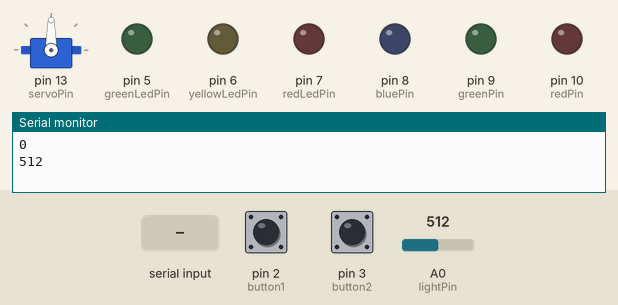
The sketch below on a simulated Arduino Uno, built with avr-gcc and run on an emulated ATmega328P. Parts: servo, output pins drawn as LEDs (lit = HIGH), the last lines printed to the serial monitor. Dashed ring = blinking. The test bench sets the inputs (shaded band); at power-on: pin 2 (button1) HIGH, pin 3 (button2) HIGH, A0 (lightPin) = 512.

Above: at 1.2 s.
1.3 s: pin 2 (button1) pulled LOW for 0.15 s
At 1.55 s:
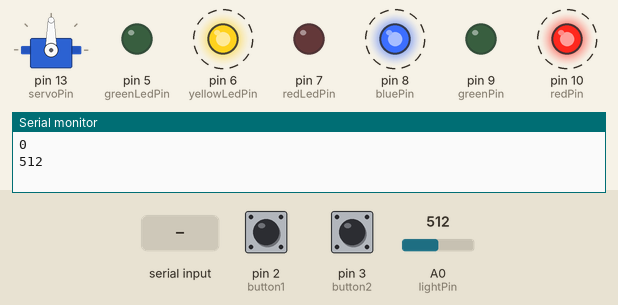
4.3 s: pin 3 (button2) pulled LOW for 0.15 s
At 5.55 s:
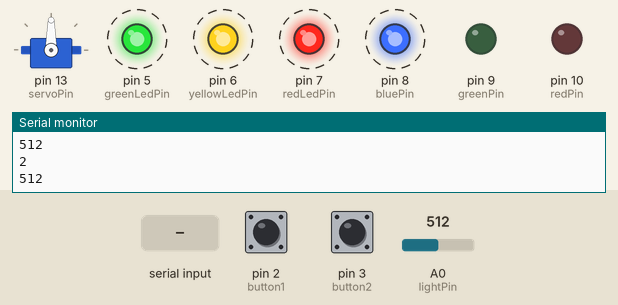
7.3 s: "1" received over Serial
At 8.8 s:
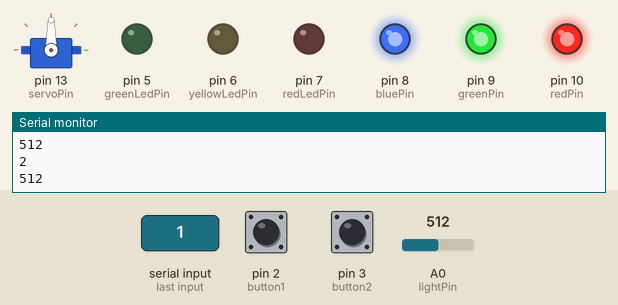
10.3 s: byte 1 (1) received over Serial
At 10.45 s:
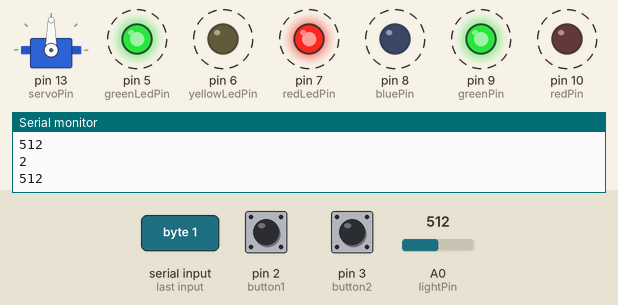
13.3 s: pin 3 (button2) pulled LOW for 1 s
16.3 s: pin 3 (button2) pulled LOW for 3.2 s
Timing chart, 0 to 22.0 s (numbered marks = the images above; inputs shaded):
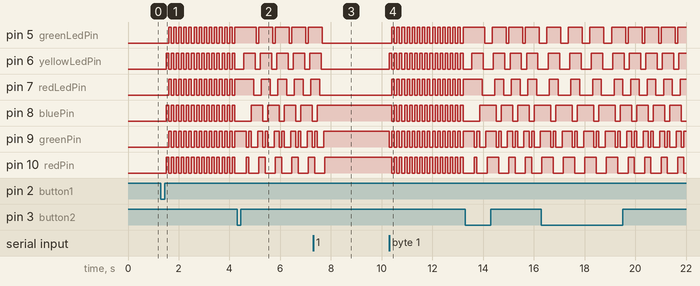

Measured:
- after the input at 1.3 s, pin 5 (greenLedPin), pin 7 (redLedPin), pin 9 (greenPin): alternates HIGH for 0.10 s and LOW for 0.10 s, starting after 0.30 s; pin 6 (yellowLedPin), pin 8 (bluePin), pin 10 (redPin): alternates HIGH for 0.10 s and LOW for 0.10 s, starting after 0.20 s
- after the input at 4.3 s, pin 5 (greenLedPin): alternates HIGH for 0.55 s and LOW for 0.10 s, starting after 0.76 s; pin 6 (yellowLedPin): alternates HIGH for 0.45 s and LOW for 0.20 s, starting after 0.26 s
- after the input at 7.3 s, pin 5 (greenLedPin): goes on until 7.7 s, then stays LOW; pin 6 (yellowLedPin), pin 7 (redLedPin): goes on until 7.6 s, then stays LOW; pin 8 (bluePin): goes on until 7.5 s, then stays HIGH; pin 9 (greenPin): goes on until 7.7 s, then stays HIGH; pin 10 (redPin): goes on until 7.8 s, then stays HIGH
- after the input at 10.3 s, pin 5 (greenLedPin), pin 7 (redLedPin), pin 8 (bluePin), pin 10 (redPin): alternates HIGH for 0.10 s and LOW for 0.10 s, starting after 0.10 s; pin 6 (yellowLedPin), pin 9 (greenPin): alternates HIGH for 0.10 s and LOW for 0.10 s, starting at once

The sketch:

Joc_lumini_5.ino
```cpp
#include <IRremote.h>
#include <Servo.h>

Servo servo;

int greenLedPin = 5;    // defind pins for green, yellow and red LED
int yellowLedPin = 6;
int redLedPin = 7;

int bluePin = 8;        // define pins for RGB LED
int greenPin = 9;
int redPin = 10;

int button1 = 2;        // Define pins for buttons
int button2 = 3;

int servoPin=13;        // Define a pin for Servo

int lightPin = 0;       // Define a pin for Photo resistor

int irPin = 11;         // Define a pin for IR Receiver
IRrecv irrecv(irPin);
decode_results results;

int choose = 0;         // Game choosing variable

void setup() {
  pinMode(button1, INPUT);
  pinMode(button2, INPUT);
  pinMode(bluePin, OUTPUT);
  pinMode(greenPin, OUTPUT);
  pinMode(redPin, OUTPUT);
  pinMode(greenLedPin, OUTPUT);
  pinMode(yellowLedPin, OUTPUT);
  pinMode(redLedPin, OUTPUT);

  irrecv.enableIRIn();        // Start the IR receiver

  servo.attach(servoPin);     // Attach the Servo variable to a pin
  servo.write(0);             // Initialize the servo at 0 degrees

  Serial.begin(9600);
}

void loop() {
   servo.write(90);                           // Set the servo at 90 degrees
   Serial.println(choose);
   Serial.println(analogRead(lightPin));      // Write the value of the photoresistor to the serial monitor.

  int appValue = Serial.read();
  if(appValue>0) choose = appValue;           // Assign the value for the current game from the interface

  if (irrecv.decode(&results)){               // Assign the value for the current game from the remote control
    if (results.value==0x56EF334B)  choose=1;
    if (results.value==0x528A5222)  choose=2;

    irrecv.resume(); // receive the next value
    }

  if (digitalRead(button1) == LOW) {           // Assign the value for the current game from the buttons
    choose=1;
    //debouncing software
    delay(200);
    }
  if (digitalRead(button2) == LOW) {
    choose=2;
    //debouncing software
    delay(200);
    }


  while (choose<1 || choose>2) {
    choose = Serial.read();                     // Assign the value for the current game from the interface

    if (irrecv.decode(&results)){               // Assign the value for the current game from the remote control
      if (results.value==0x56EF334B)  choose=1;
      if (results.value==0x528A5222)  choose=2;

      irrecv.resume(); // receive the next value
      }

    if (digitalRead(button1) == LOW) {           // Assign the value for the current game from the buttons
      choose=1;
      //debouncing software
      delay(200);
      }
    if (digitalRead(button2) == LOW) {
      choose=2;
      //debouncing software
      delay(200);
      }
    }

    //Serial.println("Press "Reset" button for rebooting");
    switch (choose) {
      case 1:
        game1();break;
      case 2:
        game2();break;
        }
    servo.write(0);                               // Set the servo at 0 degrees
}


void game1() {
  for (int i=5; i<11; i++) {
      if ((i%2)==0) digitalWrite(i,HIGH);
      else digitalWrite(i,LOW);
    }
  delay(100);
  for (int i=5; i<11; i++) {
    if ((i%2)==0) digitalWrite(i,LOW);
    else digitalWrite(i,HIGH);
    }
  delay(100);
}


void game2() {
  for (int i=5;i<8;i++) {
    digitalWrite(i,HIGH);
    delay(50);
    }
  setColor(255, 0, 0);
  delay(100);
  setColor(0, 255, 0);
  delay(100);
  setColor(0, 0, 255);
  delay(100);
  for (int i=7;i>4;i--) {
    digitalWrite(i,LOW);
    delay(50);
    }
  setColor(0, 255, 255);
  delay(50);
  setColor(255, 255, 255);
}


void setColor( int red, int green, int blue)
{
  analogWrite(redPin, red);
  analogWrite(greenPin, green);
  analogWrite(bluePin, blue);
}
```
